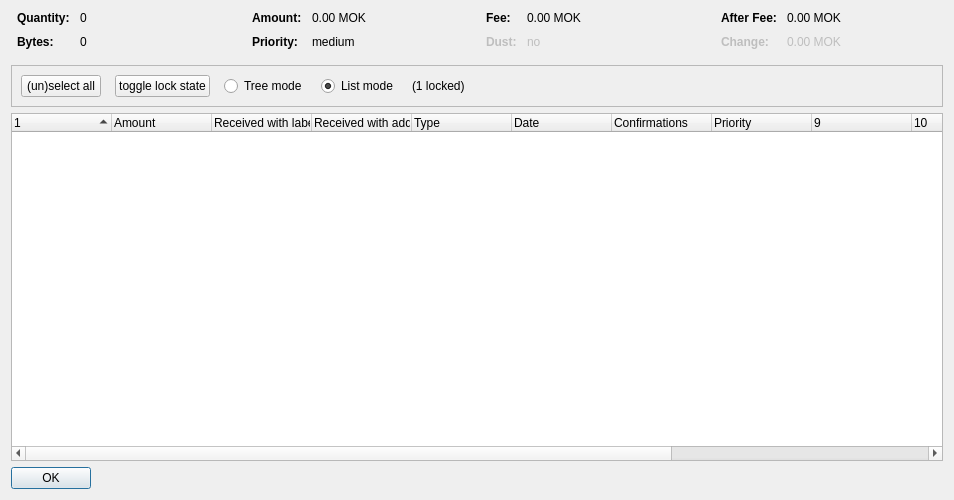
<?xml version="1.0" encoding="UTF-8"?>
<ui version="4.0">
 <class>CoinControlDialog</class>
 <widget class="QDialog" name="CoinControlDialog">
  <property name="geometry">
   <rect>
    <x>0</x>
    <y>0</y>
    <width>954</width>
    <height>500</height>
   </rect>
  </property>
  <property name="windowTitle">
   <string>Coin Selection</string>
  </property>
  <layout class="QVBoxLayout" name="verticalLayout">
   <item>
    <layout class="QHBoxLayout" name="horizontalLayoutTop" stretch="0,0,0,0">
     <property name="topMargin">
      <number>0</number>
     </property>
     <property name="bottomMargin">
      <number>10</number>
     </property>
     <item>
      <layout class="QFormLayout" name="formLayoutCoinControl1">
       <property name="horizontalSpacing">
        <number>10</number>
       </property>
       <property name="verticalSpacing">
        <number>10</number>
       </property>
       <property name="leftMargin">
        <number>6</number>
       </property>
       <property name="rightMargin">
        <number>6</number>
       </property>
       <item row="0" column="0">
        <widget class="QLabel" name="labelCoinControlQuantityText">
         <property name="font">
          <font>
           <weight>75</weight>
           <bold>true</bold>
          </font>
         </property>
         <property name="text">
          <string>Quantity:</string>
         </property>
        </widget>
       </item>
       <item row="0" column="1">
        <widget class="QLabel" name="labelCoinControlQuantity">
         <property name="cursor">
          <cursorShape>IBeamCursor</cursorShape>
         </property>
         <property name="contextMenuPolicy">
          <enum>Qt::ActionsContextMenu</enum>
         </property>
         <property name="text">
          <string notr="true">0</string>
         </property>
         <property name="textInteractionFlags">
          <set>Qt::LinksAccessibleByMouse|Qt::TextSelectableByKeyboard|Qt::TextSelectableByMouse</set>
         </property>
        </widget>
       </item>
       <item row="1" column="0">
        <widget class="QLabel" name="labelCoinControlBytesText">
         <property name="font">
          <font>
           <weight>75</weight>
           <bold>true</bold>
          </font>
         </property>
         <property name="text">
          <string>Bytes:</string>
         </property>
        </widget>
       </item>
       <item row="1" column="1">
        <widget class="QLabel" name="labelCoinControlBytes">
         <property name="cursor">
          <cursorShape>IBeamCursor</cursorShape>
         </property>
         <property name="contextMenuPolicy">
          <enum>Qt::ActionsContextMenu</enum>
         </property>
         <property name="text">
          <string notr="true">0</string>
         </property>
         <property name="textInteractionFlags">
          <set>Qt::LinksAccessibleByMouse|Qt::TextSelectableByKeyboard|Qt::TextSelectableByMouse</set>
         </property>
        </widget>
       </item>
      </layout>
     </item>
     <item>
      <layout class="QFormLayout" name="formLayoutCoinControl2">
       <property name="horizontalSpacing">
        <number>10</number>
       </property>
       <property name="verticalSpacing">
        <number>10</number>
       </property>
       <property name="leftMargin">
        <number>6</number>
       </property>
       <property name="rightMargin">
        <number>6</number>
       </property>
       <item row="0" column="0">
        <widget class="QLabel" name="labelCoinControlAmountText">
         <property name="font">
          <font>
           <weight>75</weight>
           <bold>true</bold>
          </font>
         </property>
         <property name="text">
          <string>Amount:</string>
         </property>
        </widget>
       </item>
       <item row="0" column="1">
        <widget class="QLabel" name="labelCoinControlAmount">
         <property name="cursor">
          <cursorShape>IBeamCursor</cursorShape>
         </property>
         <property name="contextMenuPolicy">
          <enum>Qt::ActionsContextMenu</enum>
         </property>
         <property name="text">
          <string notr="true">0.00 MOK</string>
         </property>
         <property name="textInteractionFlags">
          <set>Qt::LinksAccessibleByMouse|Qt::TextSelectableByKeyboard|Qt::TextSelectableByMouse</set>
         </property>
        </widget>
       </item>
       <item row="1" column="0">
        <widget class="QLabel" name="labelCoinControlPriorityText">
         <property name="font">
          <font>
           <weight>75</weight>
           <bold>true</bold>
          </font>
         </property>
         <property name="text">
          <string>Priority:</string>
         </property>
        </widget>
       </item>
       <item row="1" column="1">
        <widget class="QLabel" name="labelCoinControlPriority">
         <property name="cursor">
          <cursorShape>IBeamCursor</cursorShape>
         </property>
         <property name="contextMenuPolicy">
          <enum>Qt::ActionsContextMenu</enum>
         </property>
         <property name="text">
          <string>medium</string>
         </property>
         <property name="textInteractionFlags">
          <set>Qt::LinksAccessibleByMouse|Qt::TextSelectableByKeyboard|Qt::TextSelectableByMouse</set>
         </property>
        </widget>
       </item>
      </layout>
     </item>
     <item>
      <layout class="QFormLayout" name="formLayoutCoinControl3">
       <property name="horizontalSpacing">
        <number>10</number>
       </property>
       <property name="verticalSpacing">
        <number>10</number>
       </property>
       <property name="leftMargin">
        <number>6</number>
       </property>
       <property name="rightMargin">
        <number>6</number>
       </property>
       <item row="0" column="0">
        <widget class="QLabel" name="labelCoinControlFeeText">
         <property name="font">
          <font>
           <weight>75</weight>
           <bold>true</bold>
          </font>
         </property>
         <property name="text">
          <string>Fee:</string>
         </property>
        </widget>
       </item>
       <item row="0" column="1">
        <widget class="QLabel" name="labelCoinControlFee">
         <property name="cursor">
          <cursorShape>IBeamCursor</cursorShape>
         </property>
         <property name="contextMenuPolicy">
          <enum>Qt::ActionsContextMenu</enum>
         </property>
         <property name="text">
          <string notr="true">0.00 MOK</string>
         </property>
         <property name="textInteractionFlags">
          <set>Qt::LinksAccessibleByMouse|Qt::TextSelectableByKeyboard|Qt::TextSelectableByMouse</set>
         </property>
        </widget>
       </item>
       <item row="1" column="0">
        <widget class="QLabel" name="labelCoinControlLowOutputText">
         <property name="enabled">
          <bool>false</bool>
         </property>
         <property name="font">
          <font>
           <weight>75</weight>
           <bold>true</bold>
          </font>
         </property>
         <property name="text">
          <string>Dust:</string>
         </property>
        </widget>
       </item>
       <item row="1" column="1">
        <widget class="QLabel" name="labelCoinControlLowOutput">
         <property name="enabled">
          <bool>false</bool>
         </property>
         <property name="cursor">
          <cursorShape>IBeamCursor</cursorShape>
         </property>
         <property name="contextMenuPolicy">
          <enum>Qt::ActionsContextMenu</enum>
         </property>
         <property name="text">
          <string>no</string>
         </property>
         <property name="textInteractionFlags">
          <set>Qt::LinksAccessibleByMouse|Qt::TextSelectableByKeyboard|Qt::TextSelectableByMouse</set>
         </property>
        </widget>
       </item>
      </layout>
     </item>
     <item>
      <layout class="QFormLayout" name="formLayoutCoinControl4">
       <property name="horizontalSpacing">
        <number>10</number>
       </property>
       <property name="verticalSpacing">
        <number>10</number>
       </property>
       <property name="leftMargin">
        <number>6</number>
       </property>
       <property name="rightMargin">
        <number>6</number>
       </property>
       <item row="0" column="0">
        <widget class="QLabel" name="labelCoinControlAfterFeeText">
         <property name="font">
          <font>
           <weight>75</weight>
           <bold>true</bold>
          </font>
         </property>
         <property name="text">
          <string>After Fee:</string>
         </property>
        </widget>
       </item>
       <item row="0" column="1">
        <widget class="QLabel" name="labelCoinControlAfterFee">
         <property name="cursor">
          <cursorShape>IBeamCursor</cursorShape>
         </property>
         <property name="contextMenuPolicy">
          <enum>Qt::ActionsContextMenu</enum>
         </property>
         <property name="text">
          <string notr="true">0.00 MOK</string>
         </property>
         <property name="textInteractionFlags">
          <set>Qt::LinksAccessibleByMouse|Qt::TextSelectableByKeyboard|Qt::TextSelectableByMouse</set>
         </property>
        </widget>
       </item>
       <item row="1" column="0">
        <widget class="QLabel" name="labelCoinControlChangeText">
         <property name="enabled">
          <bool>false</bool>
         </property>
         <property name="font">
          <font>
           <weight>75</weight>
           <bold>true</bold>
          </font>
         </property>
         <property name="text">
          <string>Change:</string>
         </property>
        </widget>
       </item>
       <item row="1" column="1">
        <widget class="QLabel" name="labelCoinControlChange">
         <property name="enabled">
          <bool>false</bool>
         </property>
         <property name="cursor">
          <cursorShape>IBeamCursor</cursorShape>
         </property>
         <property name="contextMenuPolicy">
          <enum>Qt::ActionsContextMenu</enum>
         </property>
         <property name="text">
          <string notr="true">0.00 MOK</string>
         </property>
         <property name="textInteractionFlags">
          <set>Qt::LinksAccessibleByMouse|Qt::TextSelectableByKeyboard|Qt::TextSelectableByMouse</set>
         </property>
        </widget>
       </item>
      </layout>
     </item>
    </layout>
   </item>
   <item>
    <widget class="QFrame" name="frame">
     <property name="minimumSize">
      <size>
       <width>0</width>
       <height>40</height>
      </size>
     </property>
     <property name="frameShape">
      <enum>QFrame::StyledPanel</enum>
     </property>
     <property name="frameShadow">
      <enum>QFrame::Sunken</enum>
     </property>
     <layout class="QHBoxLayout" name="horizontalLayout">
      <item>
       <layout class="QHBoxLayout" name="horizontalLayoutPanel" stretch="0,0,0,0,0,0">
        <property name="spacing">
         <number>14</number>
        </property>
        <item>
         <widget class="QPushButton" name="pushButtonSelectAll">
          <property name="sizePolicy">
           <sizepolicy hsizetype="Maximum" vsizetype="Fixed">
            <horstretch>0</horstretch>
            <verstretch>0</verstretch>
           </sizepolicy>
          </property>
          <property name="text">
           <string>(un)select all</string>
          </property>
          <property name="autoDefault">
           <bool>false</bool>
          </property>
         </widget>
        </item>
        <item>
         <widget class="QPushButton" name="pushButtonToggleLock">
          <property name="sizePolicy">
           <sizepolicy hsizetype="Maximum" vsizetype="Fixed">
            <horstretch>0</horstretch>
            <verstretch>0</verstretch>
           </sizepolicy>
          </property>
          <property name="text">
           <string>toggle lock state</string>
          </property>
          <property name="autoDefault">
           <bool>false</bool>
          </property>
         </widget>
        </item>
        <item>
         <widget class="QRadioButton" name="radioTreeMode">
          <property name="sizePolicy">
           <sizepolicy hsizetype="Maximum" vsizetype="Fixed">
            <horstretch>0</horstretch>
            <verstretch>0</verstretch>
           </sizepolicy>
          </property>
          <property name="text">
           <string>Tree mode</string>
          </property>
         </widget>
        </item>
        <item>
         <widget class="QRadioButton" name="radioListMode">
          <property name="sizePolicy">
           <sizepolicy hsizetype="Maximum" vsizetype="Fixed">
            <horstretch>0</horstretch>
            <verstretch>0</verstretch>
           </sizepolicy>
          </property>
          <property name="text">
           <string>List mode</string>
          </property>
          <property name="checked">
           <bool>true</bool>
          </property>
         </widget>
        </item>
        <item>
         <widget class="QLabel" name="labelLocked">
          <property name="text">
           <string>(1 locked)</string>
          </property>
         </widget>
        </item>
        <item>
         <spacer name="horizontalSpacer">
          <property name="orientation">
           <enum>Qt::Horizontal</enum>
          </property>
          <property name="sizeHint" stdset="0">
           <size>
            <width>40</width>
            <height>20</height>
           </size>
          </property>
         </spacer>
        </item>
       </layout>
      </item>
     </layout>
    </widget>
   </item>
   <item>
    <widget class="CoinControlTreeWidget" name="treeWidget">
     <property name="contextMenuPolicy">
      <enum>Qt::CustomContextMenu</enum>
     </property>
     <property name="sortingEnabled">
      <bool>false</bool>
     </property>
     <property name="columnCount">
      <number>13</number>
     </property>
     <attribute name="headerShowSortIndicator" stdset="0">
      <bool>true</bool>
     </attribute>
     <attribute name="headerStretchLastSection">
      <bool>false</bool>
     </attribute>
     <column>
      <property name="text">
       <string/>
      </property>
     </column>
     <column>
      <property name="text">
       <string>Amount</string>
      </property>
     </column>
     <column>
      <property name="text">
       <string>Received with label</string>
      </property>
     </column>
     <column>
      <property name="text">
       <string>Received with address</string>
      </property>
     </column>
     <column>
      <property name="text">
       <string>Type</string>
      </property>
     </column>
     <column>
      <property name="text">
       <string>Date</string>
      </property>
     </column>
     <column>
      <property name="text">
       <string>Confirmations</string>
      </property>
      <property name="toolTip">
       <string>Confirmed</string>
      </property>
     </column>
     <column>
      <property name="text">
       <string>Priority</string>
      </property>
     </column>
     <column>
      <property name="text">
       <string/>
      </property>
     </column>
     <column>
      <property name="text">
       <string/>
      </property>
     </column>
     <column>
      <property name="text">
       <string/>
      </property>
     </column>
     <column>
      <property name="text">
       <string/>
      </property>
     </column>
     <column>
      <property name="text">
       <string/>
      </property>
     </column>
    </widget>
   </item>
   <item>
    <widget class="QDialogButtonBox" name="buttonBox">
     <property name="sizePolicy">
      <sizepolicy hsizetype="Maximum" vsizetype="Fixed">
       <horstretch>0</horstretch>
       <verstretch>0</verstretch>
      </sizepolicy>
     </property>
     <property name="orientation">
      <enum>Qt::Horizontal</enum>
     </property>
     <property name="standardButtons">
      <set>QDialogButtonBox::Ok</set>
     </property>
    </widget>
   </item>
  </layout>
 </widget>
 <customwidgets>
  <customwidget>
   <class>CoinControlTreeWidget</class>
   <extends>QTreeWidget</extends>
   <header>coincontroltreewidget.h</header>
  </customwidget>
 </customwidgets>
 <resources/>
 <connections/>
</ui>
